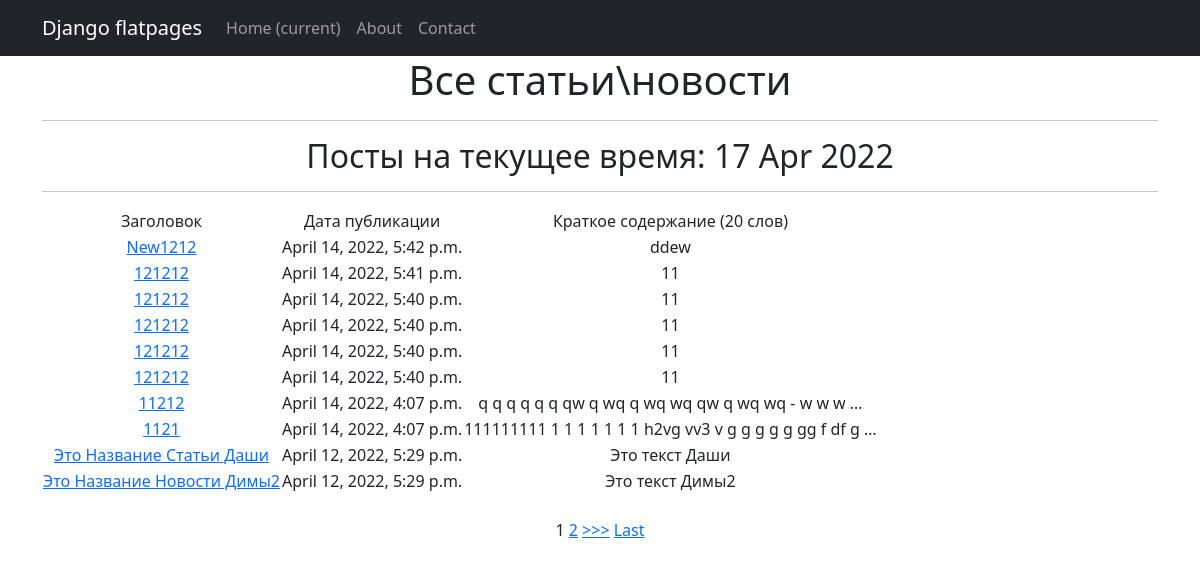
Before: /news/ with the older database file.
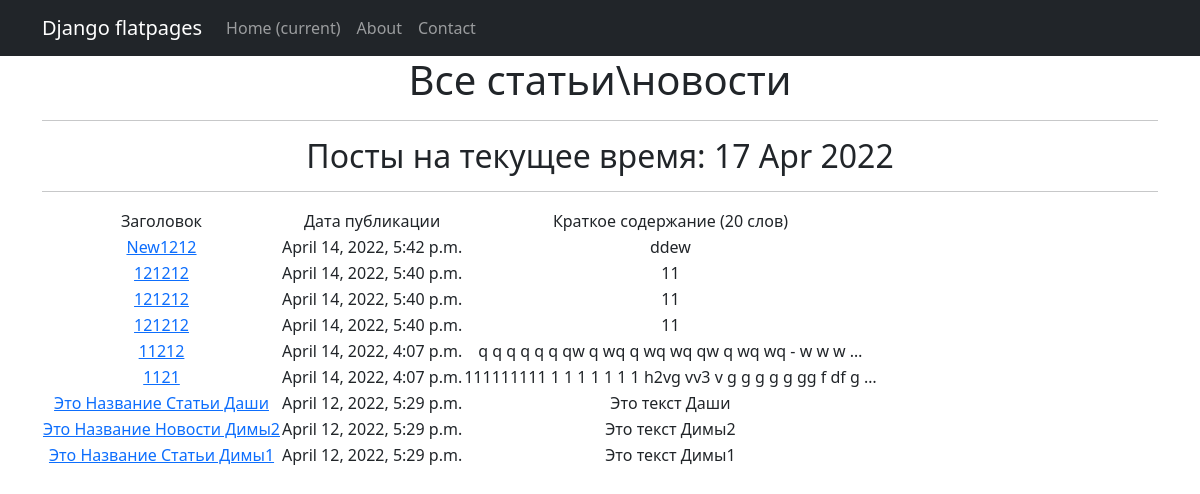
After: the same page with the newer database file.
### news/models.py (models this page shows, shortened)
class Post(models.Model):
    article = 'a'
    news = 'n'
    POST_TYPE = [
        (article, "Статья"),
        (news, "Новость")
    ]
    author = models.ForeignKey(Author, on_delete=models.CASCADE)
    post_type = models.CharField(max_length=1, choices=POST_TYPE, default=article)
    created = models.DateTimeField(auto_now_add=True)
    cats = models.ManyToManyField(Category, through='PostCategory')
    title = models.CharField(max_length=256)
    text = models.TextField()
    rating = models.IntegerField(default=0)

### news/views.py (the view)
# urls.py: path('', NewsView.as_view(), name='news'),
class NewsView(ListView):
    model = Post
    template_name = 'news/news.html'
    context_object_name = 'news'
    queryset = Post.objects.order_by('-id')
    paginate_by = 10
    form_class = PostForm
    def get_context_data(self, **kwargs):
        context = super().get_context_data(**kwargs)
        context['time_now'] = datetime.utcnow()
        context['value1'] = None
        return context

### news/templatetags/custom_filters.py (called while the page is built)
@register.filter (name = 'Censor')
def Censor (value):
    cens = ('qwerty', 'solomid')
    text = set(value.split())
    for x in text:
        for y in cens:
            if x == y:
                return value.replace(x, '-',3)
    return value

### templates/news/news.html (shortened to what this page needs)
{% extends 'flatpages/default.html' %}
{% load custom_filters %}
{% block content %}
    <h1>Все статьи\новости</h1>
    <hr>
    <h2>Посты на текущее время: {{ time_now|date:'d M Y' }} </h2>
    <hr>
    {% if news %}
        <table>
            <tr>
                <td>
                    Заголовок
                </td>
                <td>
                    Дата публикации
                </td>
                <td>
                    Краткое содержание (20 слов)
                </td>
            </tr>
        {% for new in news %}
            <tr>
                <td>
                    <a href="{% url 'post_detail' new.id %}">{{ new.title|title|Censor }}</a>
                </td>
                <td>
                    {{new.created}}
                </td>
                <td>
                    {{new.text|truncatewords:20|Censor}}
                </td>
            </tr>
        {% endfor %}
        </table>
    {% else %} Постов нет!</h2>
    {% endif %}
<br>
{% if is_paginated %}
    {% for num in page_obj.paginator.page_range %}
        {% if page_obj.number == num %}
            <a>{{ num }}</a>
        {% elif num > page_obj.number|add:'-3' and num < page_obj.number|add:'3' %}
            <a href="?page={{ num }}">{{ num }}</a>
        {% endif %}
    {% endfor %}
    {% if page_obj.has_next %}
        <a href="?page={{ page_obj.next_page_number }}">>>></a>
        <a href="?page={{ page_obj.paginator.num_pages }}">Last</a>
    {% endif %}
{% endif %}
<br>
{% endblock content %}

Changed rows visible on the page:
removed Post: title|Censor "121212", created "April 14, 2022, 5:41 p.m.", text|Censor "11"
removed Post: title|Censor "121212", created "April 14, 2022, 5:40 p.m.", text|Censor "11"
now on this page (row unchanged): Post: title|Censor "Это Название Статьи Димы1", created "April 12, 2022, 5:29 p.m.", text|Censor "Это текст Димы1"
Other visible differences:
list line gone: "1"
list line gone: "2"
text no longer shown: ">>> Last"
